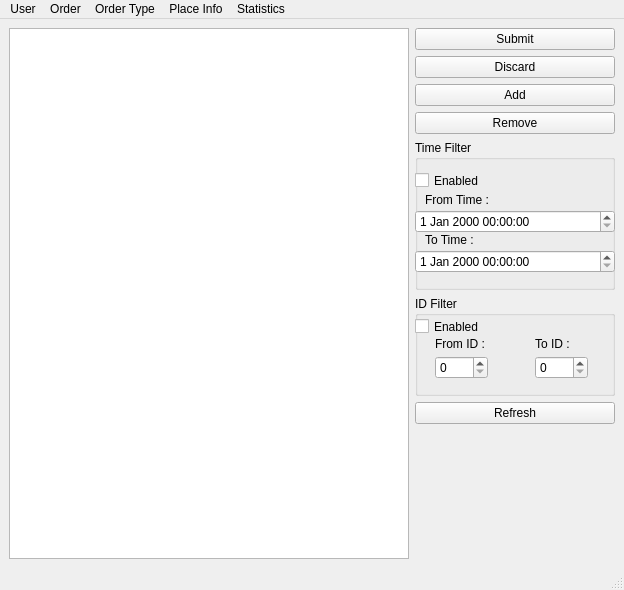
<?xml version="1.0" encoding="UTF-8"?>
<ui version="4.0">
 <class>MainWindow</class>
 <widget class="QMainWindow" name="MainWindow">
  <property name="geometry">
   <rect>
    <x>0</x>
    <y>0</y>
    <width>624</width>
    <height>590</height>
   </rect>
  </property>
  <property name="windowTitle">
   <string>ExpressDeliveryApp</string>
  </property>
  <widget class="QWidget" name="centralwidget">
   <layout class="QHBoxLayout" name="horizontalLayout">
    <item>
     <widget class="QTableView" name="tableView"/>
    </item>
    <item>
     <layout class="QVBoxLayout" name="verticalLayout_2">
      <property name="sizeConstraint">
       <enum>QLayout::SetDefaultConstraint</enum>
      </property>
      <property name="leftMargin">
       <number>0</number>
      </property>
      <item>
       <widget class="QPushButton" name="submitButton">
        <property name="text">
         <string>Submit</string>
        </property>
       </widget>
      </item>
      <item>
       <widget class="QPushButton" name="discardButton">
        <property name="text">
         <string>Discard</string>
        </property>
       </widget>
      </item>
      <item>
       <widget class="QPushButton" name="addButton">
        <property name="text">
         <string>Add</string>
        </property>
       </widget>
      </item>
      <item>
       <widget class="QPushButton" name="removeButton">
        <property name="text">
         <string>Remove</string>
        </property>
       </widget>
      </item>
      <item>
       <widget class="QGroupBox" name="timeFilterGroupBox">
        <property name="minimumSize">
         <size>
          <width>0</width>
          <height>150</height>
         </size>
        </property>
        <property name="title">
         <string>Time Filter</string>
        </property>
        <widget class="QLabel" name="filterFromLabel">
         <property name="geometry">
          <rect>
           <x>10</x>
           <y>50</y>
           <width>200</width>
           <height>20</height>
          </rect>
         </property>
         <property name="maximumSize">
          <size>
           <width>16777215</width>
           <height>20</height>
          </size>
         </property>
         <property name="text">
          <string>From Time :</string>
         </property>
        </widget>
        <widget class="QDateTimeEdit" name="dateTimeEdit_from">
         <property name="geometry">
          <rect>
           <x>0</x>
           <y>70</y>
           <width>200</width>
           <height>23</height>
          </rect>
         </property>
        </widget>
        <widget class="QLabel" name="filterToLabel">
         <property name="geometry">
          <rect>
           <x>10</x>
           <y>90</y>
           <width>200</width>
           <height>20</height>
          </rect>
         </property>
         <property name="maximumSize">
          <size>
           <width>16777215</width>
           <height>20</height>
          </size>
         </property>
         <property name="text">
          <string>To Time :</string>
         </property>
        </widget>
        <widget class="QDateTimeEdit" name="dateTimeEdit_to">
         <property name="geometry">
          <rect>
           <x>0</x>
           <y>110</y>
           <width>200</width>
           <height>23</height>
          </rect>
         </property>
        </widget>
        <widget class="QCheckBox" name="timeFilterCheckBox">
         <property name="geometry">
          <rect>
           <x>0</x>
           <y>30</y>
           <width>200</width>
           <height>21</height>
          </rect>
         </property>
         <property name="text">
          <string>Enabled</string>
         </property>
        </widget>
       </widget>
      </item>
      <item>
       <widget class="QGroupBox" name="idFilterGroupBox">
        <property name="minimumSize">
         <size>
          <width>0</width>
          <height>100</height>
         </size>
        </property>
        <property name="title">
         <string>ID Filter</string>
        </property>
        <widget class="QCheckBox" name="idFilterCheckBox">
         <property name="geometry">
          <rect>
           <x>0</x>
           <y>20</y>
           <width>201</width>
           <height>21</height>
          </rect>
         </property>
         <property name="text">
          <string>Enabled</string>
         </property>
        </widget>
        <widget class="QLabel" name="fromIdLabel">
         <property name="geometry">
          <rect>
           <x>20</x>
           <y>40</y>
           <width>61</width>
           <height>16</height>
          </rect>
         </property>
         <property name="text">
          <string>From ID :</string>
         </property>
        </widget>
        <widget class="QSpinBox" name="fromIdSpinBox">
         <property name="geometry">
          <rect>
           <x>20</x>
           <y>60</y>
           <width>53</width>
           <height>23</height>
          </rect>
         </property>
        </widget>
        <widget class="QLabel" name="label_2">
         <property name="geometry">
          <rect>
           <x>120</x>
           <y>40</y>
           <width>61</width>
           <height>16</height>
          </rect>
         </property>
         <property name="text">
          <string>To ID :</string>
         </property>
        </widget>
        <widget class="QSpinBox" name="toIdSpinBox">
         <property name="geometry">
          <rect>
           <x>120</x>
           <y>60</y>
           <width>53</width>
           <height>23</height>
          </rect>
         </property>
        </widget>
       </widget>
      </item>
      <item>
       <widget class="QPushButton" name="refreshButton">
        <property name="text">
         <string>Refresh</string>
        </property>
       </widget>
      </item>
      <item>
       <widget class="QLabel" name="infoLabel">
        <property name="minimumSize">
         <size>
          <width>200</width>
          <height>0</height>
         </size>
        </property>
        <property name="text">
         <string/>
        </property>
       </widget>
      </item>
      <item>
       <widget class="QLabel" name="label">
        <property name="minimumSize">
         <size>
          <width>200</width>
          <height>0</height>
         </size>
        </property>
        <property name="text">
         <string/>
        </property>
       </widget>
      </item>
     </layout>
    </item>
   </layout>
  </widget>
  <widget class="QMenuBar" name="menubar">
   <property name="geometry">
    <rect>
     <x>0</x>
     <y>0</y>
     <width>624</width>
     <height>21</height>
    </rect>
   </property>
   <widget class="QMenu" name="menuUser">
    <property name="title">
     <string>User</string>
    </property>
    <addaction name="actionLogin"/>
    <addaction name="actionLogout"/>
    <addaction name="actionRegister"/>
    <addaction name="separator"/>
    <addaction name="actionInformation"/>
   </widget>
   <widget class="QMenu" name="menuOrder">
    <property name="title">
     <string>Order</string>
    </property>
    <addaction name="actionOrder_from_Me"/>
    <addaction name="actionOrder"/>
    <addaction name="separator"/>
    <addaction name="actionNew_Order"/>
   </widget>
   <widget class="QMenu" name="menuOrderType">
    <property name="title">
     <string>Order Type</string>
    </property>
    <addaction name="actionOrder_Query"/>
    <addaction name="actionModify_Type"/>
   </widget>
   <widget class="QMenu" name="menuStatistics">
    <property name="title">
     <string>Statistics</string>
    </property>
    <addaction name="actionToday"/>
    <addaction name="actionOtherTime"/>
   </widget>
   <widget class="QMenu" name="menuPlace_Info">
    <property name="title">
     <string>Place Info</string>
    </property>
    <addaction name="actionList_Place_Info"/>
    <addaction name="actionNew_Place_Info"/>
   </widget>
   <addaction name="menuUser"/>
   <addaction name="menuOrder"/>
   <addaction name="menuOrderType"/>
   <addaction name="menuPlace_Info"/>
   <addaction name="menuStatistics"/>
  </widget>
  <widget class="QStatusBar" name="statusbar"/>
  <action name="actionLogin">
   <property name="text">
    <string>Login</string>
   </property>
  </action>
  <action name="actionRegister">
   <property name="text">
    <string>Register</string>
   </property>
  </action>
  <action name="actionInformation">
   <property name="text">
    <string>Information</string>
   </property>
  </action>
  <action name="actionOrder_from_Me">
   <property name="text">
    <string>Order from Me</string>
   </property>
  </action>
  <action name="actionOrder">
   <property name="text">
    <string>Order from All</string>
   </property>
  </action>
  <action name="actionNew_Order">
   <property name="text">
    <string>New Order</string>
   </property>
  </action>
  <action name="actionOrder_Query">
   <property name="text">
    <string>Type Query</string>
   </property>
  </action>
  <action name="actionModify_Type">
   <property name="text">
    <string>Add Type</string>
   </property>
  </action>
  <action name="actionToday">
   <property name="text">
    <string>Today</string>
   </property>
  </action>
  <action name="actionOtherTime">
   <property name="text">
    <string>Other Time</string>
   </property>
  </action>
  <action name="actionLogout">
   <property name="text">
    <string>Logout</string>
   </property>
  </action>
  <action name="actionList_Place_Info">
   <property name="text">
    <string>List Place Info</string>
   </property>
  </action>
  <action name="actionNew_Place_Info">
   <property name="text">
    <string>New Place Info</string>
   </property>
  </action>
 </widget>
 <resources/>
 <connections/>
</ui>
